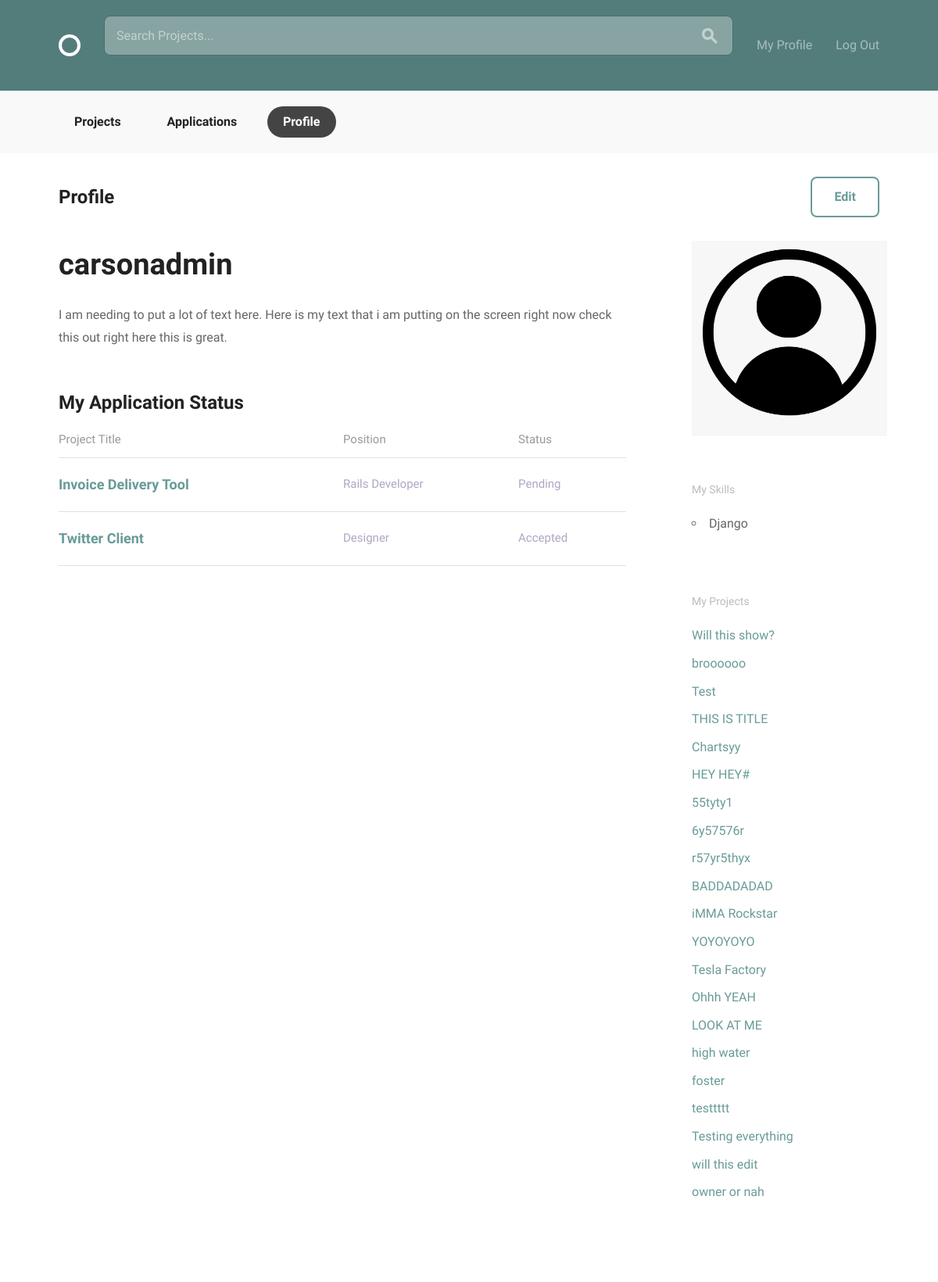
/accounts/profile/ (signed in), run on an earlier commit of the app's database.
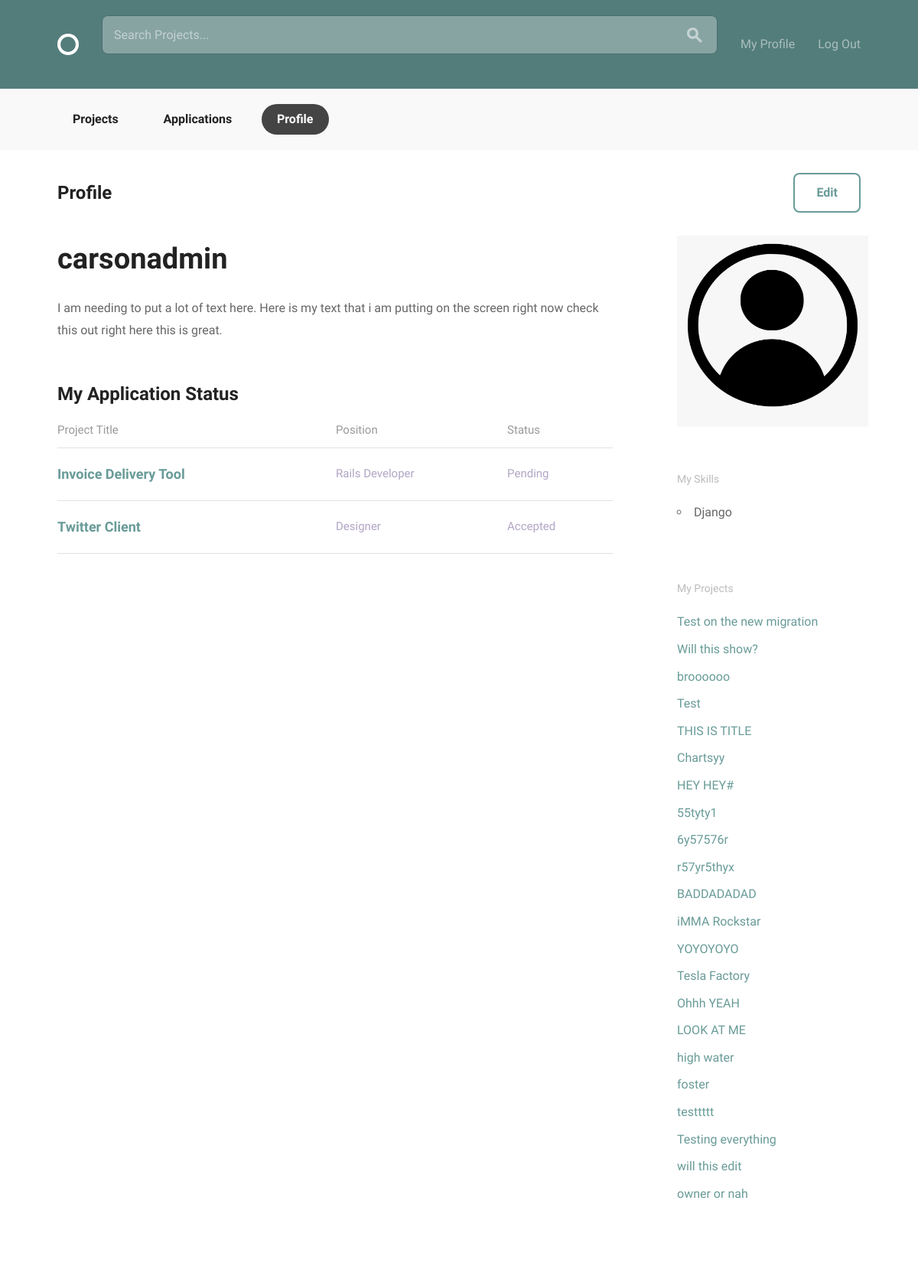
And on a later commit of the database.
### accounts/models.py (models this page shows)
class Skill(models.Model):
    title = models.CharField(max_length=15)
    def __str__(self):
        return self.title

### projects/models.py (models this page shows, shortened)
class Project(models.Model):
    owner = models.ForeignKey(settings.AUTH_USER_MODEL, on_delete=models.CASCADE, null=True)
    title = models.CharField(max_length=30)
    slug = models.SlugField(null=True)
    description = models.CharField(max_length=150)
    timeline = models.CharField(max_length=30)
    requirements = models.CharField(max_length=150)
    date_created = models.DateTimeField(default=timezone.now)
    positions = models.ManyToManyField('Position', related_name="projects", default=None)
    count = models.IntegerField(null=True, default=0)
    class Meta:
        ordering = ['-date_created']
    def __str__(self):
        return self.title

### accounts/views.py (the view)
# urls.py: path('profile/', views.profile, name='profile'),
@login_required
def profile(request):
    print(f'{request.user}: {request.user.id}')
    projects_list = Project.objects.filter(owner=request.user)
    context = {
        'user': request.user,
        'projects_list': projects_list,
    }
    return render(request, 'accounts/profile.html', context)

### accounts/models.py (called while the page is built)
    def __str__(self):
        return "@{}".format(self.username)

### accounts/templates/accounts/profile.html
{% extends 'layout.html' %}
{% block body_content %}
<body>
    <div class="circle--actions--bar">
      <nav class="bounds">
        <ul class="circle--pill--list">
          <li><a href="{% url 'projects:projects' %}">Projects</a></li>
          <li><a href="{% url 'projects:applications_list' %}">Applications</a></li>
          <li><a class="selected" href="{% url 'accounts:profile' %}">Profile</a></li>
        </ul>
      </nav>
    </div>
    <div class="bounds circle--page">
      <div class="circle--page--header circle--fluid">
        <div class="circle--fluid--cell circle--fluid--primary">
          <h2>Profile</h2>
        </div>
        <div class="circle--fluid--cell circle--fluid--secondary">
          <a class="button icon-on-left" href="{% url 'accounts:profile_edit' %}">Edit</a>
        </div>
      </div>
      <div class="grid-70">
        <h1>{{ user.display_name }}</h1>
        <div class="circle--article--body">
          <p> {{ user.bio }} </p>
        </div>
        <h2>My Application Status</h2>
        <table class="u-full-width circle--table">
          <thead>
            <tr>
              <th>Project Title</th>
              <th class="circle--cell--right">Position</th>
              <th class="circle--cell--right">Status</th>
            </tr>
          </thead>
          <tbody>
            <tr class="clickable-row" data-href="project.html">
              <td>
                <h3>Invoice Delivery Tool</h3>
              </td>
              <td class="circle--cell--right">
                <span class="secondary-label">Rails Developer</span>
              </td>
              <td class="circle--cell--right">
                <span class="secondary-label">Pending</span>
              </td>
            </tr>
            <tr class="clickable-row" data-href="project.html">
              <td>
                <h3>Twitter Client</h3>
              </td>
              <td class="circle--cell--right">
                <span class="secondary-label">Designer</span>
              </td>
              <td class="circle--cell--right">
                <span class="secondary-label">Accepted</span>
              </td>
            </tr>
          </tbody>
        </table>
      </div>
      <div class="grid-25 grid-push-5">
        <div class="circle--secondary--module">
          <div>
            <img src="{{ user.avatar.url|default_if_none:'profile_avatar/default_avatar.png' }}" width="250" height="250">
          </div>
        </div>
        <div class="circle--secondary--module">
          <h4>My Skills</h4>
          <ul>
            {% for skill in user.skills.all %}
              <li>{{ skill }}</li>
            {% endfor %}
          </ul>
        </div>
        <div class="circle--secondary--module">
          <h4>My Projects</h4>
          <ul class="circle--link--list">
            {% for project in projects_list %}
              <li><a>{{ project }}</a></li>
            {% endfor %}
          </ul>
        </div>
      </div>
    </div>
  </body>
{% endblock %}

What changed in the data, as far as the page shows it:
added Project: title "Test on the new migration"
